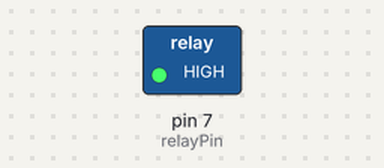
A sketch run on a simulated Arduino Uno, built with avr-gcc and run on an emulated ATmega328P. Shown: switched loads named in the sketch (green lamp = pin HIGH).

Above: at 15.0 s.
At 60.0 s:
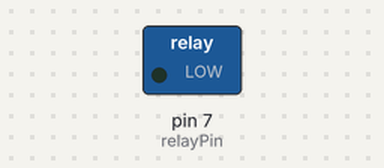
Timing chart, 0 to 117.0 s (numbered marks = the images above):
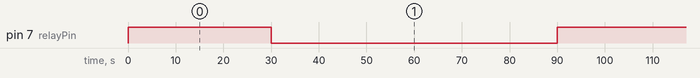

Measured:
- by itself, pin 7 (relayPin): alternates HIGH for 30.0 s and LOW for 60.0 s

The sketch:

sketch_jan17a.ino
```cpp
int relayPin = 7;

void setup() {
  // put your setup code here, to run once:
  pinMode(relayPin , OUTPUT);

}

void loop() {
  // put your main code here, to run repeatedly:
  digitalWrite(relayPin , HIGH ); // off Light
  delay(30000);
  digitalWrite(relayPin , LOW ); // on light
  delay(60000);

}
```
